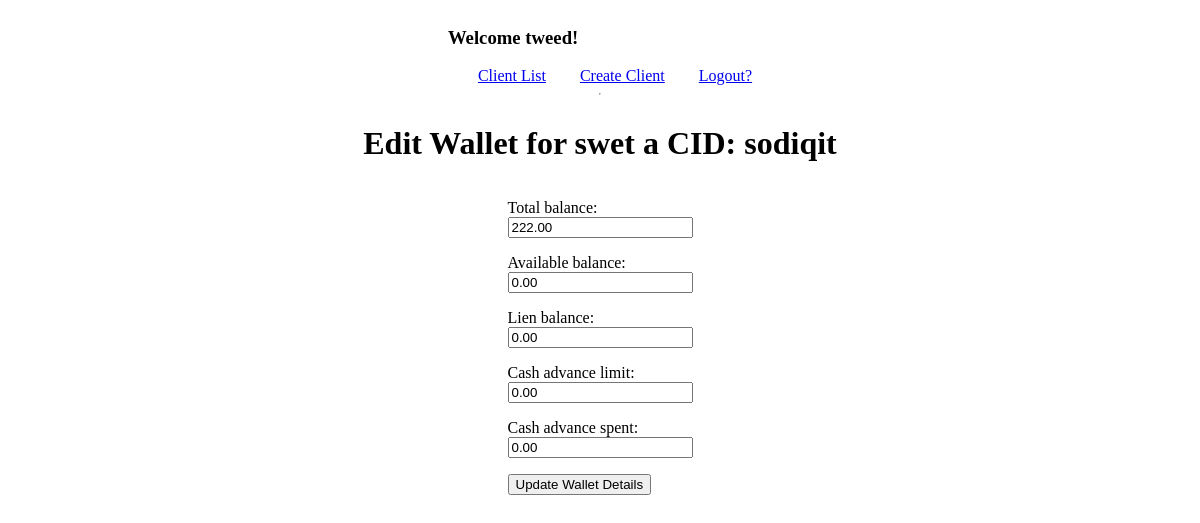
Before: /edit_wallet/9 (signed in) with the older database file.
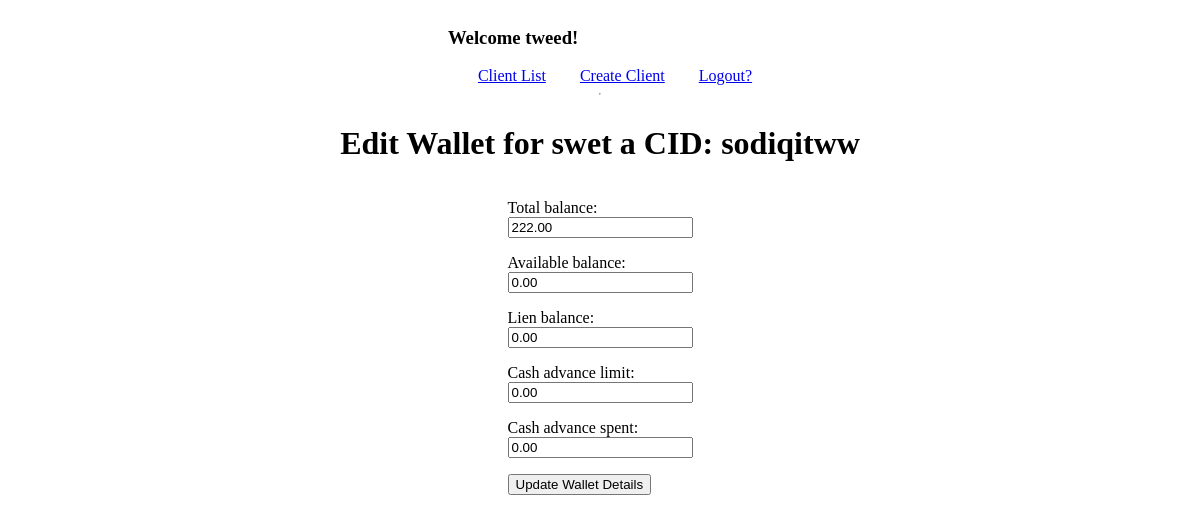
After: the same page with the newer database file.
### apps/crm/models.py (models this page shows, shortened)
class ClientWallet(models.Model):
    client = models.OneToOneField(
        Client, on_delete=models.CASCADE, related_name="client_wallet"
    )
    total_balance = models.DecimalField(max_digits=20, decimal_places=2, default=0)
    available_balance = models.DecimalField(max_digits=20, decimal_places=2, default=0)
    lien_balance = models.DecimalField(max_digits=20, decimal_places=2, default=0)
    cash_advance_limit = models.DecimalField(max_digits=20, decimal_places=2, default=0)
    cash_advance_spent = models.DecimalField(max_digits=20, decimal_places=2, default=0)
    created = models.DateTimeField(auto_now_add=True)
    updated = models.DateTimeField(auto_now=True)

class Client(models.Model):
    cid = models.CharField(max_length=60, unique=True, db_index=True)
    first_name = models.CharField(max_length=300)
    last_name = models.CharField(max_length=300, null=True, blank=True, default="")
    client_type = models.CharField(
        choices=CLIENT_TYPE_CHOICE, max_length=300, null=True, blank=True, default=""
    )
    country_code = models.CharField(max_length=30, blank=True, null=True, default="")
    email = models.EmailField()
    address = models.TextField()
    phone = models.CharField(max_length=50, null=True, blank=True, default="")
    created = models.DateTimeField(auto_now_add=True)
    updated = models.DateTimeField(auto_now=True)
    created_by = models.ForeignKey(to=User, null=True, on_delete=models.CASCADE)
    class Meta:
        ordering = ["cid"]

### apps/crm/views.py (the view, shortened to what this page needs)
# urls.py: path("edit_wallet/<int:pk>", views.EditWallet.as_view(), name="edit_wallet"),
class EditWallet(UpdateView):
    model = ClientWallet
    form_class = ClientWalletForm
    pk_url_kwarg = "pk"
    template_name = "crm/edit_wallet.html"
    context_object_name = "wallet"

### apps/crm/forms.py
class ClientWalletForm(forms.ModelForm):
    class Meta:
        model = ClientWallet
        fields = "__all__"
        exclude = ("client",)

### apps/crm/templates/crm/edit_wallet.html
{% extends 'crm/index.html' %} {%block content %}
<h1>Edit Wallet for  {{wallet.client.first_name}} {{wallet.client.last_name}} CID: {{wallet.client.cid}}</h1>
{% include "form.html" with form=form button='Update Wallet Details' %} {% endblock %}

### apps/crm/templates/form.html (shortened to what this page needs)
<form action="" method="POST">
  {% csrf_token %} {% for field in form %}
  <div>
    <p>
      {{ field.label }}: <br />
      {{ field }}
    </p>
  </div>
  {% endfor %}
  <button type="submit">{{button}}</button>
</form>

Changed rows visible on the page:
changed through a linked row, ClientWallet "swet": client.cid "sodiqit" → "sodiqitww"
